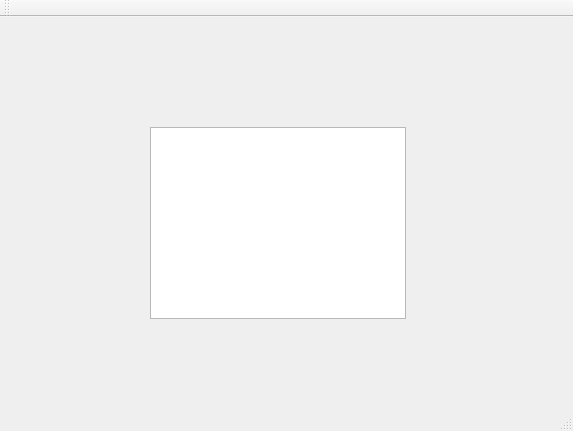
<?xml version="1.0" encoding="UTF-8"?>
<ui version="4.0">
 <class>MainWindow</class>
 <widget class="QMainWindow" name="MainWindow">
  <property name="geometry">
   <rect>
    <x>0</x>
    <y>0</y>
    <width>573</width>
    <height>431</height>
   </rect>
  </property>
  <property name="windowTitle">
   <string>MainWindow</string>
  </property>
  <widget class="QWidget" name="centralWidget">
   <widget class="QTableView" name="tableView">
    <property name="geometry">
     <rect>
      <x>150</x>
      <y>110</y>
      <width>256</width>
      <height>192</height>
     </rect>
    </property>
   </widget>
  </widget>
  <widget class="QMenuBar" name="menuBar">
   <property name="geometry">
    <rect>
     <x>0</x>
     <y>0</y>
     <width>573</width>
     <height>21</height>
    </rect>
   </property>
  </widget>
  <widget class="QToolBar" name="mainToolBar">
   <attribute name="toolBarArea">
    <enum>TopToolBarArea</enum>
   </attribute>
   <attribute name="toolBarBreak">
    <bool>false</bool>
   </attribute>
  </widget>
  <widget class="QStatusBar" name="statusBar"/>
 </widget>
 <layoutdefault spacing="6" margin="11"/>
 <resources/>
 <connections/>
</ui>
